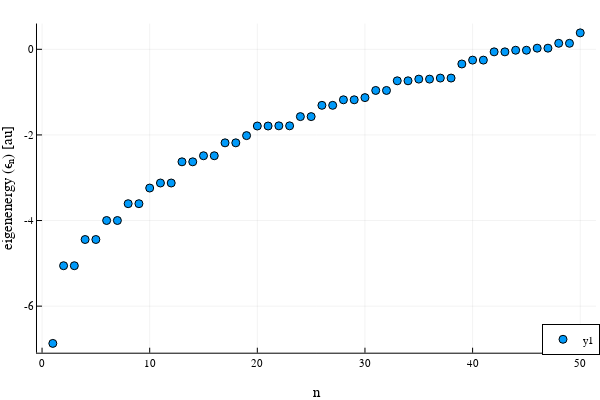

Source (notebook cell):
### Code cell
fig2=plot_eigenvalues(simulation_info_02,output_data_02)
display(fig2)

### Figure 1 — Plotly figure (JSON) as saved in the notebook; plotly's stock layout.template omitted (floating-point values rounded to 4 significant figures)
{"data": [{"colorbar": {"len": 0.9143, "title": "", "x": 0.9934, "y": 0.533}, "legendgroup": "y1", "marker": {"color": "rgba(0, 154, 250, 1.000)", "line": {"color": "rgba(0, 0, 0, 1.000)", "width": 1}, "size": 8, "symbol": "circle"}, "mode": "markers", "name": "y1", "showlegend": true, "type": "scatter", "x": [1, 2, 3, 4, 5, 6, 7, 8, 9, 10, 11, 12, 13, 14, 15, 16, 17, 18, 19, 20, 21, 22, 23, 24, 25, 26, 27, 28, 29, 30, 31, 32, 33, 34, 35, 36, 37, 38, 39, 40, 41, 42, 43, 44, 45, 46, 47, 48, 49, 50], "xaxis": "x", "y": [-6.87, -5.055, -5.055, -4.443, -4.443, -3.999, -3.999, -3.606, -3.606, -3.241, -3.123, -3.123, -2.629, -2.629, -2.486, -2.486, -2.185, -2.185, -2.016, -1.792, -1.792, -1.788, -1.788, -1.573, -1.573, -1.309, -1.309, -1.18, -1.18, -1.129, -0.9614, -0.9614, -0.7358, -0.7358, -0.6966, -0.6966, -0.6719, -0.6719, -0.3427, -0.2529, -0.2529, -0.05964, -0.05964, -0.02199, -0.02199, 0.02673, 0.02673, 0.1402, 0.1402, 0.3841], "yaxis": "y"}], "layout": {"annotations": [], "height": 400, "legend": {"bgcolor": "rgba(255, 255, 255, 1.000)", "bordercolor": "rgba(0, 0, 0, 1.000)", "borderwidth": 1, "font": {"color": "rgba(0, 0, 0, 1.000)", "family": "sans-serif", "size": 11}, "title": {"font": {"color": "rgba(0, 0, 0, 1.000)", "family": "sans-serif", "size": 15}, "text": ""}, "tracegroupgap": 0, "traceorder": "normal", "x": 1, "xanchor": "right", "y": 0.07, "yanchor": "bottom"}, "margin": {"b": 20, "l": 0, "r": 0, "t": 20}, "paper_bgcolor": "rgba(255, 255, 255, 1.000)", "plot_bgcolor": "rgba(255, 255, 255, 1.000)", "showlegend": true, "width": 600, "xaxis": {"anchor": "y", "domain": [0.06165, 0.9934], "gridcolor": "rgba(0, 0, 0, 0.100)", "gridwidth": 0.5, "linecolor": "rgba(0, 0, 0, 1.000)", "mirror": false, "range": [-0.47, 51.47], "showgrid": true, "showline": true, "showticklabels": true, "tickangle": 0, "tickcolor": "rgb(0, 0, 0)", "tickfont": {"color": "rgba(0, 0, 0, 1.000)", "family": "sans-serif", "size": 11}, "tickmode": "array", "ticks": "inside", "ticktext": ["0", "10", "20", "30", "40", "50"], "tickvals": [0, 10, 20, 30, 40, 50], "title": "n", "titlefont": {"color": "rgba(0, 0, 0, 1.000)", "family": "sans-serif", "size": 15}, "type": "-", "visible": true, "zeroline": false, "zerolinecolor": "rgba(0, 0, 0, 1.000)"}, "yaxis": {"anchor": "x", "domain": [0.07581, 0.9902], "gridcolor": "rgba(0, 0, 0, 0.100)", "gridwidth": 0.5, "linecolor": "rgba(0, 0, 0, 1.000)", "mirror": false, "range": [-7.088, 0.6017], "showgrid": true, "showline": true, "showticklabels": true, "tickangle": 0, "tickcolor": "rgb(0, 0, 0)", "tickfont": {"color": "rgba(0, 0, 0, 1.000)", "family": "sans-serif", "size": 11}, "tickmode": "array", "ticks": "inside", "ticktext": ["-6", "-4", "-2", "0"], "tickvals": [-6, -4, -2, 0], "title": "eigenenergy (ϵₙ) [au]", "titlefont": {"color": "rgba(0, 0, 0, 1.000)", "family": "sans-serif", "size": 15}, "type": "-", "visible": true, "zeroline": false, "zerolinecolor": "rgba(0, 0, 0, 1.000)"}}}
